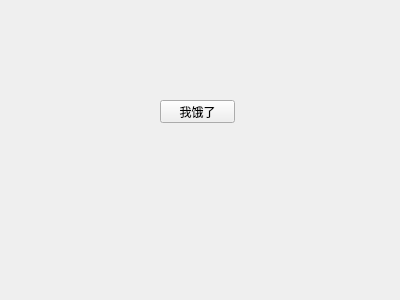
<?xml version="1.0" encoding="UTF-8"?>
<ui version="4.0">
 <class>Widget</class>
 <widget class="QWidget" name="Widget">
  <property name="geometry">
   <rect>
    <x>0</x>
    <y>0</y>
    <width>400</width>
    <height>300</height>
   </rect>
  </property>
  <property name="windowTitle">
   <string>Widget</string>
  </property>
  <widget class="QPushButton" name="hungryButton">
   <property name="geometry">
    <rect>
     <x>160</x>
     <y>100</y>
     <width>75</width>
     <height>23</height>
    </rect>
   </property>
   <property name="text">
    <string>我饿了</string>
   </property>
  </widget>
 </widget>
 <layoutdefault spacing="6" margin="11"/>
 <resources/>
 <connections/>
</ui>
